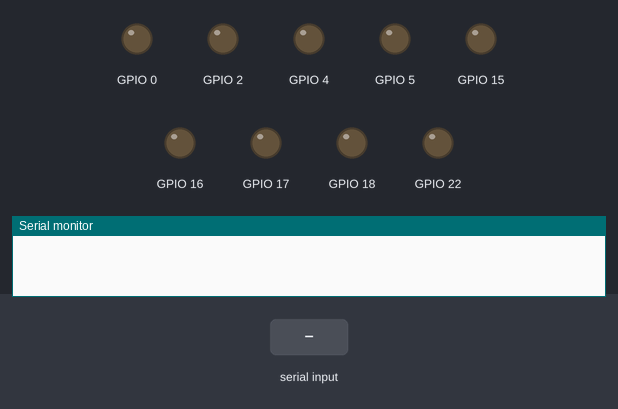
Recording of a program running on a simulated ESP32. On the bench: output pins drawn as LEDs (lit = HIGH), the last lines printed to the serial monitor. Inputs (shaded band) come from the test bench. Nothing arrives over Bluetooth unless stated.

Above: at 0.0 s.
At 2.2 s:
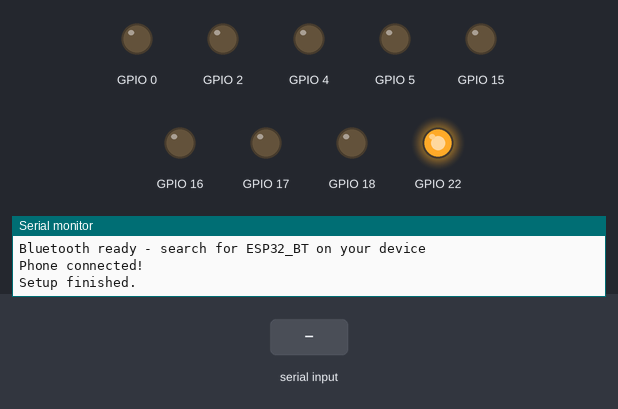
2.3 s: "1\n" received over the second serial link
Timing chart, 0 to 5.3 s (numbered marks = the images above; inputs shaded):
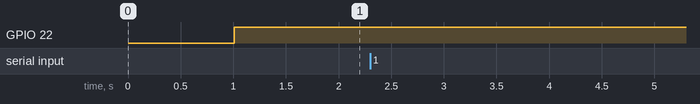

The program:

main.cpp
```cpp
#include <Arduino.h>
#include <BluetoothSerial.h>
#include <string.h>

struct Motor{
  int IN1;
  int IN2;
  int C1;
  int C2;
};

//function declarations
void forward(Motor motor);
void backward(Motor motor);
void stop(Motor motor);

struct Motor motorFL = {16, 17, 32, 33}; // Initialize motor structure
struct Motor motorFR = {5, 18, 34, 35};
struct Motor motorBR = {0, 4, 25, 26};
struct Motor motorBL = {15, 2, 27, 14};

uint16_t RxValue = 0;    // Initialisation de la valeur de reception
uint8_t buffer[100]; // Initialisation d'un buffer de 100 octets

BluetoothSerial SerialBT;

void setup() {
  Serial.begin(115200);
  delay(1000); // Give serial time to initialize

  Serial.println("Starting ESP32 Bluetooth...");

  pinMode(22, OUTPUT);

  pinMode(motorFL.IN1, OUTPUT);
  pinMode(motorFL.IN2, OUTPUT);
  pinMode(motorFR.IN1, OUTPUT);
  pinMode(motorFR.IN2, OUTPUT);
  pinMode(motorBR.IN1, OUTPUT);
  pinMode(motorBR.IN2, OUTPUT);
  pinMode(motorBL.IN1, OUTPUT);
  pinMode(motorBL.IN2, OUTPUT);

  // Initialize Bluetooth - slave mode to accept connections from phone
  bool btStarted = SerialBT.begin("ESP32_BT");
  Serial.print("BT Start: ");
  Serial.println(btStarted ? "OK" : "FAILED");

  SerialBT.setPin("1234"); // Set PIN code
  Serial.println("PIN set to: 1234");

  Serial.println("Bluetooth ready - search for ESP32_BT on your device");

  // Check connection status
  do{
    if (SerialBT.hasClient()) {
      Serial.println("Phone connected!");
    }
    else {
      Serial.println("Waiting for phone to connect...");
      delay(500);
    }
  } while (!SerialBT.hasClient());
  Serial.println("Setup finished.");

}

void loop() {

  if (SerialBT.hasClient()) { //Connection check
    digitalWrite(22, HIGH);
  }
  else {
    digitalWrite(22, LOW);
  }

  // Check if Bluetooth data is available (at least 1 char)
  int btAvail = SerialBT.available();
  if (btAvail >= 1) {
    delay(30); // Wait for data to arrive
    // Clear buffer first to avoid garbage
    memset(buffer, 0, sizeof(buffer));

    // Read all available bytes
    int i = 0;
    while (SerialBT.available() && i < 98) {
      int c = SerialBT.read();

      if (c == 10 || c == 13) {  // Newline or CR - skip but mark as command
        break;  // Stop reading on terminator
      } else if ((c >= 65 && c <= 90) || (c >= 97 && c <= 122)) {  // A-Z or a-z
        buffer[i++] = (char)c;
      } else if (c >= 48 && c <= 57) {  // 0-9 digits
        buffer[i++] = (char)c;
      }
      // Skip everything else
    }

    // Flush any remaining data in buffer
    while (SerialBT.available()) {
      SerialBT.read();
    }

    // Process if we got valid characters
    if (i > 0) {
      buffer[i] = '\0';
      Serial.print("Cmd: ");
      Serial.println((char*)buffer);

      // Handle commands
      // First, stop all motors before changing direction or continuing
      stop(motorFL);
      stop(motorFR);
      stop(motorBR);
      stop(motorBL);

      if (strcmp((char*)buffer, "F") == 0) {
        forward(motorFL);
        forward(motorFR);
        forward(motorBR);
        forward(motorBL);
        Serial.println("Moving Forward");
      } else if (strcmp((char*)buffer, "B") == 0) {
        backward(motorFL);
        backward(motorFR);
        backward(motorBR);
        backward(motorBL);
        Serial.println("Moving Backward");
      } else if (strcmp((char*)buffer, "TL") == 0) {
        forward(motorFR);
        forward(motorBR);
        backward(motorFL);
        backward(motorBL);
        Serial.println("Turning Left");
      } else if (strcmp((char*)buffer, "TR") == 0) {
        backward(motorFR);
        backward(motorBR);
        forward(motorFL);
        forward(motorBL);
        Serial.println("Turning Right");
      } else if (strcmp((char*)buffer, "ML") == 0) {
        forward(motorFL);
        backward(motorFR);
        backward(motorBR);
        forward(motorBL);
        Serial.println("Moving Left");
      } else if (strcmp((char*)buffer, "MR") == 0) {
        backward(motorFL);
        forward(motorFR);
        forward(motorBR);
        backward(motorBL);
        Serial.println("Moving Right");
      } else {
        Serial.println("Unknown Command");
      }
    }
  }

}

// put function definitions here:
void forward(Motor motor) {
  digitalWrite(motor.IN1, LOW);
  digitalWrite(motor.IN2, HIGH); // Setting to spin in one direction
}

void backward(Motor motor) {
  digitalWrite(motor.IN1, HIGH);
  digitalWrite(motor.IN2, LOW); // Setting to spin in the opposite direction
}

void stop(Motor motor) {
  digitalWrite(motor.IN1, LOW);
  digitalWrite(motor.IN2, LOW); // Stop the motor
}
```
